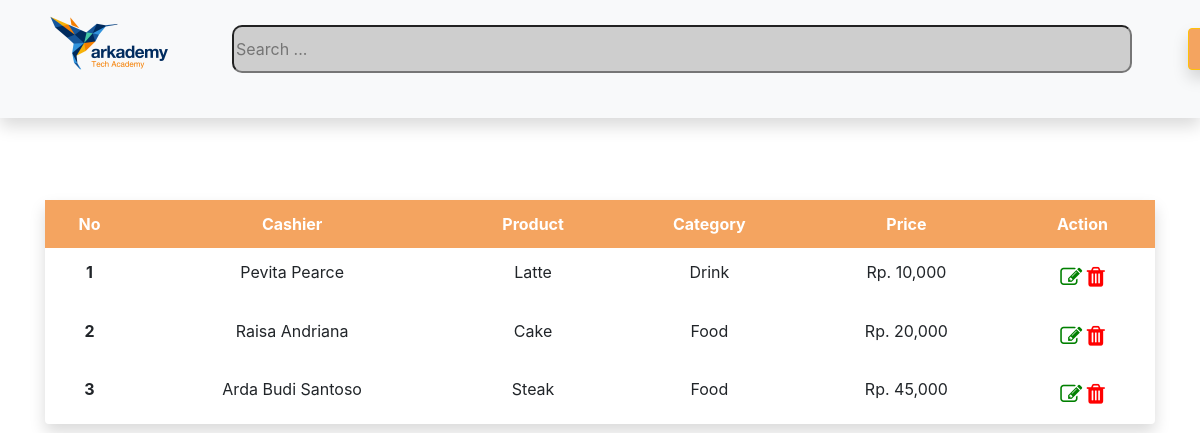
Page /6C/index.php on the committed database.
### tables this page shows
CREATE TABLE `product` (
  `id_product` int(11) NOT NULL,
  `name` varchar(20) NOT NULL,
  `price` int(20) NOT NULL,
  `id_category` int(11) NOT NULL,
  `id_cashier` int(11) NOT NULL
);

CREATE TABLE `cashier` (
  `id_cashier` int(11) NOT NULL,
  `name` varchar(100) NOT NULL
);

CREATE TABLE `category` (
  `id_category` int(11) NOT NULL,
  `name` varchar(100) NOT NULL
);

### 6C/application/controllers/Home.php (called while the page is built, shortened)
<?php
class Home extends CI_Controller {
	public function __construct() {
		$this->load->model('Product_model');
		$this->load->model('Cashier_model');
		$this->load->model('Category_model');
	}
	public function index()
	{
		$data['product'] = $this->Product_model->getProduct();
		$data['cashier'] = $this->Cashier_model->getCashier();
		$data['category'] = $this->Category_model->getCategory();
		$this->load->view('home/home', $data);
	}
}

### 6C/index.php (called while the page is built, shortened)
<?php
require_once BASEPATH.'core/CodeIgniter.php';

### 6C/application/models/Product_model.php (called while the page is built, shortened)
<?php
class Product_model extends CI_Model {
	public function getProduct()
	{
		$data = $this->db->query("SELECT p.id_product, c.id_cashier, g.id_category, c.name as cashier, p.name as product, g.name as category, p.price as price FROM product p join cashier c on p.id_cashier=c.id_cashier join category g on p.id_category=g.id_category");
		return $data->result();
	}
}

### 6C/application/views/home/home.php (the view, shortened to what this page needs)
<!doctype html>
<html lang="en">
  <head>
    <link rel="stylesheet" href="<?= base_url();  ?>assets/css/bootstrap.min.css">
    <link rel="stylesheet" href="<?= base_url();  ?>assets/font-awesome-4.7.0/css/font-awesome.min.css">
    <link rel="stylesheet" href="<?= base_url();  ?>assets/css/style.css">
  </head>
  <body>
    <nav class="navbar navbar-expand-lg navbar-light bg-light shadow p-3 mb-5 fixed-top" style="margin-top: -20px;">
      <a class="navbar-brand" href="<?=base_url('home');  ?>" style="margin-top: -10px;">
        <img src="<?= base_url();  ?>assets/img/logo.png"  alt="">
      </a>
      <div class="collapse navbar-collapse" id="navbarSupportedContent">
        <input class="search" type="search" placeholder="Search ...">
        <button type="button" class="btn btn-warning text-white shadow p-2" data-toggle="modal" data-target="#tambahdata">ADD</button>
      </div>
    </nav>
    <div class="container">
    <table class="table shadow p-3 mb-5 rounded table table-borderless text-center" style="margin-top: 200px;">
      <thead class="thead text-white">
        <tr>
          <th scope="col">No</th>
          <th scope="col">Cashier</th>
          <th scope="col">Product</th>
          <th scope="col">Category</th>
          <th scope="col">Price</th>
          <th scope="col">Action</th>
        </tr>
      </thead>
      <tbody>
        <?php
          $count=0;
          foreach ($product as $p):
          $count++;
        ?>
        <tr>
          <th scope="row"><?= $count; ?></th>
          <td><?= $p->cashier; ?></td>
          <td><?= $p->product; ?></td>
          <td><?= $p->category; ?></td>
          <td>Rp. <?= number_format($p->price); ?></td>
          <td><a href="<?= base_url('product/edit/');  ?>" data-toggle="modal" data-target="#editdata" onclick="confirm_modal_editdata(
            '<?= $p->id_product; ?>'
            '<?= $p->id_cashier; ?>'
            '<?= $p->id_category; ?>'
            '<?= $p->product; ?>'
            '<?= $p->price; ?>'
          )" style="font-size: 22px; color: green"><i class="fa fa-edit"></i></a>
              <a href="<?= base_url('product/hapusproduk/'); ?><?= $p->id_product; ?>" class="tombol-hapuscashier" style="font-size: 23px; color: red"><i class="fa fa-trash"></i></a>
          </td>
        </tr>
      <?php endforeach; ?>
      </tbody>
    </table>
  </div>
  </body>
</html>

### 6C/assets/css/style.css (style rules this page uses)
.search { width: 900px; height: 48px; background: #CECECE; border-radius: 10px; margin-left: 30px; margin-right: 26px; }
.navbar-brand { margin-left: 20px; }
.btn-warning { margin-left: 30px; background: #F4A460; width: 100px; }
.thead { background-color: #F4A460; }

### rows in the picture
product: id_cashier.name "Pevita Pearce", name "Latte", id_category.name "Drink", price "10,000"
product: id_cashier.name "Raisa Andriana", name "Cake", id_category.name "Food", price "20,000"
product: id_cashier.name "Arda Budi Santoso", name "Steak", id_category.name "Food", price "45,000"
